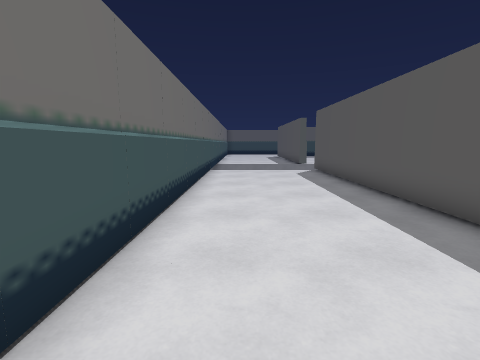
View 1 (above)

20 first-person views from a walk through a 3-D level made in the Godot game engine. The camera is 1.4 m above the floor, tilts 8° down and sees 85° across. The floor is counted in squares, 1 m on a side. Each view is taken from the middle of a square. On the plan, view 1 faces up. The plan holds only what a view shows up to about 13 squares ahead; the rest is blank. The place goes on beyond the plan.

View 2
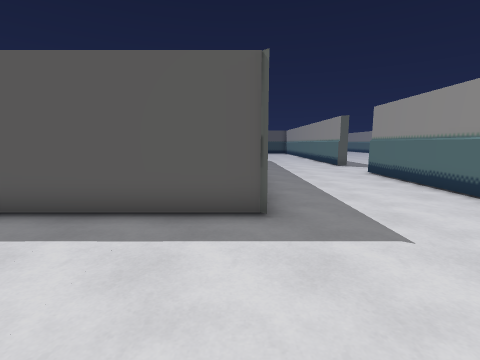

View 3
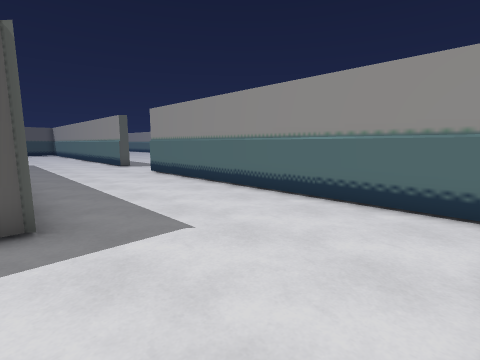

View 4
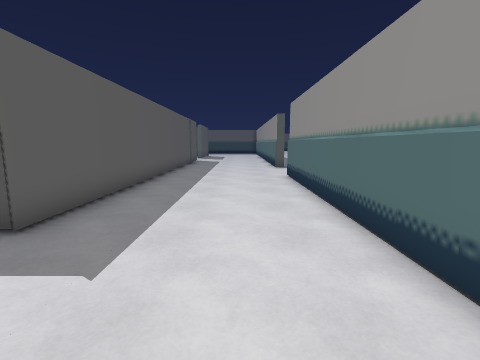

View 5
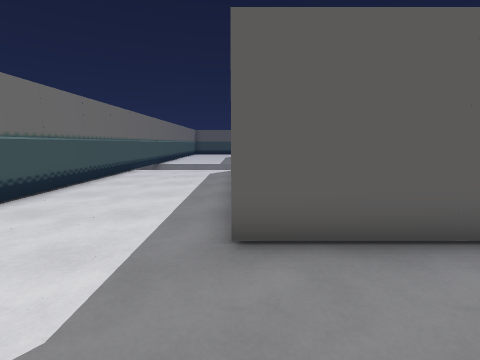

View 6
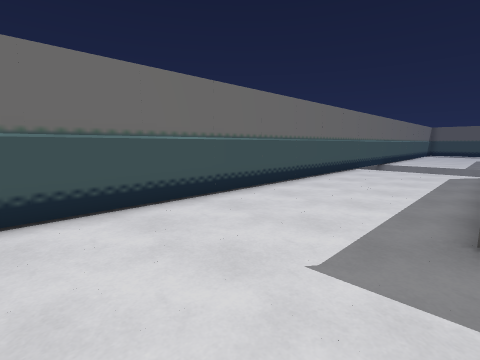

View 7
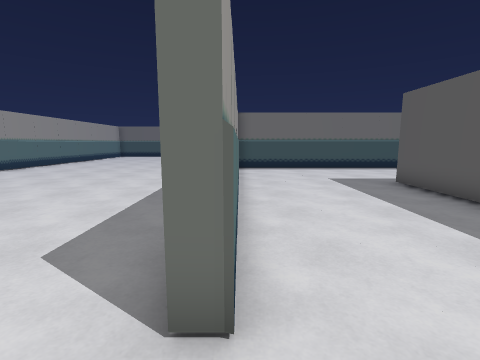

View 8
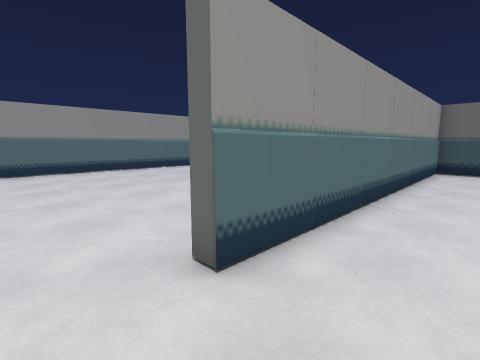

View 9
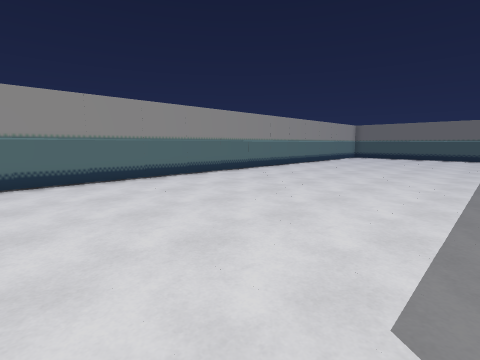

View 10
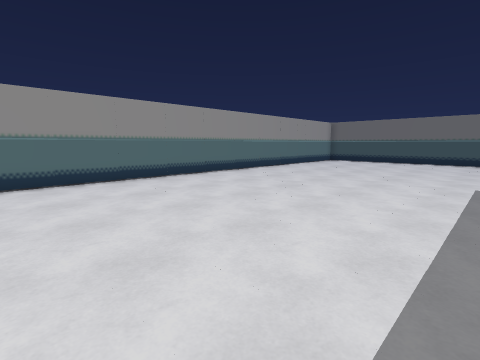

View 11
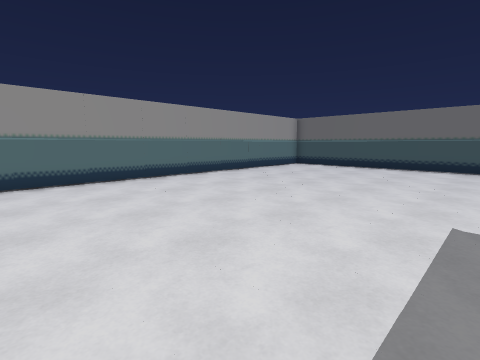

View 12
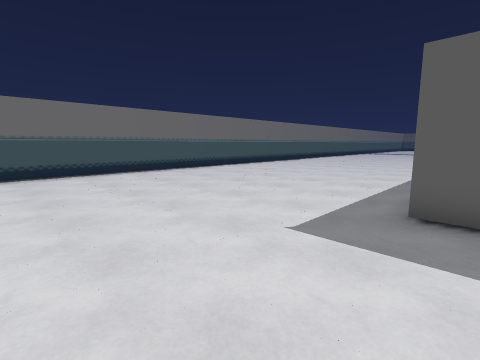

View 13
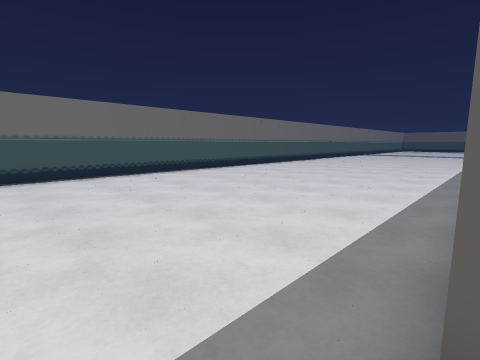

View 14
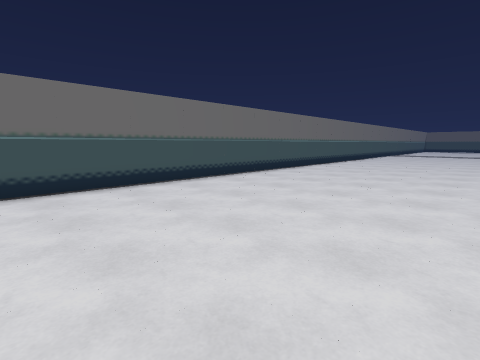

View 15
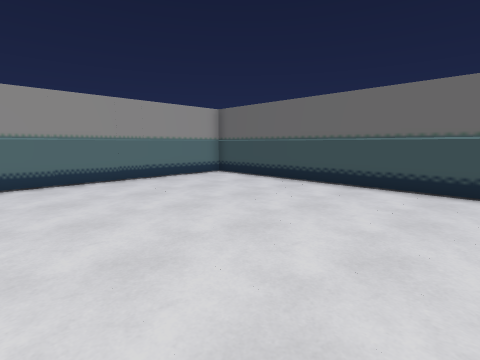

View 16
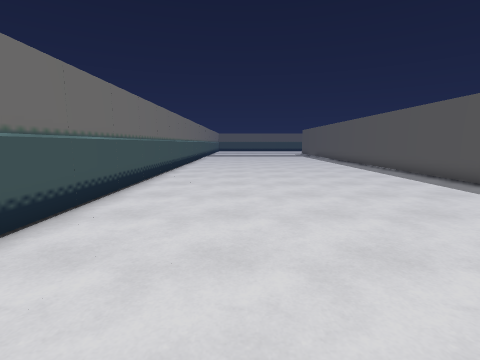

View 17
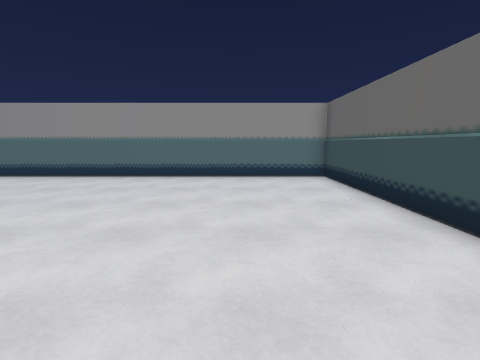

View 18
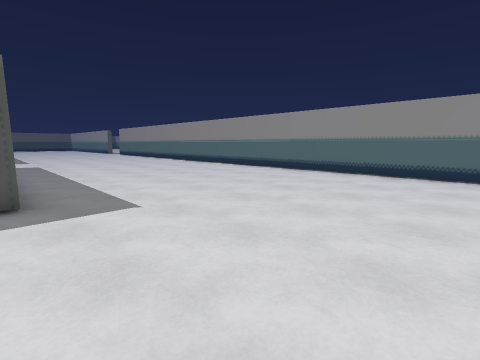

View 19
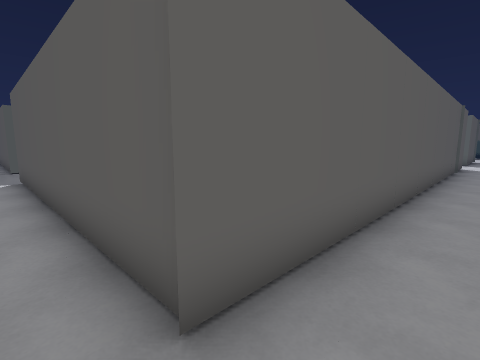

View 20
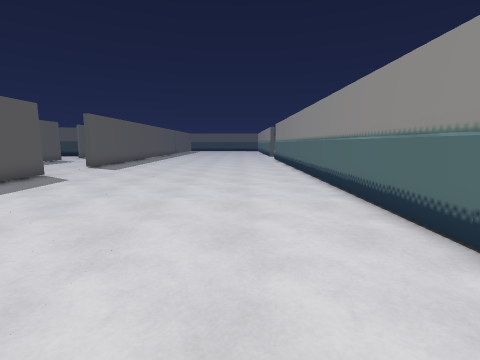

### Floor plan
Points are (right, up) in squares from view 1. A wall is a line through its corners. A room is listed if a view was taken in it or the views show most of it. See-through windows are left out.
Room 1 (views 1, 2, 3, 4, 5, 6, 8, 19)
walls: (-1.5, 13.1) (-1.5, -2.1) (11.3, -2); (13.6, 3.5) (4, 3.5) (4, 13.5)
ways out: opening at (12.5, -2) to room 2
Room 2 (views 7, 9, 10, 11, 12, 13, 14, 15, 16, 17, 18, 20)
walls: (-1.1, -2.5) (-2.1, -2.5); (-2, 8.6) (-2, 13.2); (11.3, -2) (11.3, -2.5) (9.2, -2.5); (-13.6, 13.2) (-13.5, -14.1) (13.1, -14)
ways out: opening at (12.5, -2) to room 1

Positions as (right, up) in squares from view 1, and headings:
1: (0, 0), facing up
2: (-1, 4), facing right
3: (-1, 4), facing down-right
4: (0, 0), facing right
5: (4, 0), facing up
6: (4, -1), facing up-left
7: (13, -2), facing left
8: (13, 0), facing down-left
9: (12, -4), facing down-left
10: (7, -4), facing down-left
11: (2, -4), facing down-left
12: (-1, -8), facing up-left
13: (-2, -4), facing up-left
14: (-5, -4), facing up-left
15: (-5, -4), facing down-left
16: (-10, 0), facing up
17: (-10, -3), facing down
18: (-9, -2), facing down-right
19: (3, 2), facing up-right
20: (0, -11), facing right
